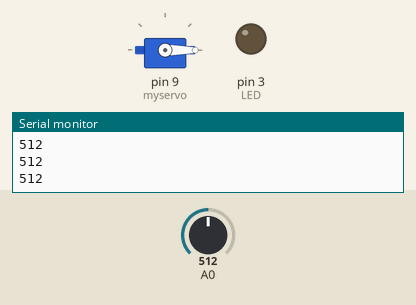
Simulated run of this sketch. Board: Arduino Uno, built with avr-gcc and run on an emulated ATmega328P. Shown: servo, output pins drawn as LEDs (lit = HIGH), the last lines printed to the serial monitor. Inputs (shaded band) come from the test bench; at power-on: A0 = 512.

Above: at 1.2 s.
1.3 s: A0 set to 42
2.8 s: A0 set to 36
At 3.36 s:
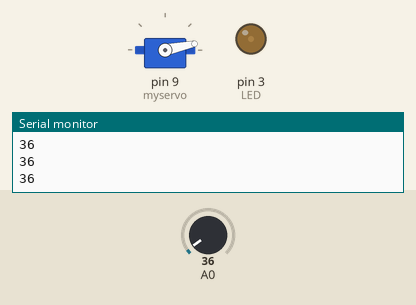
At 8.2 s:
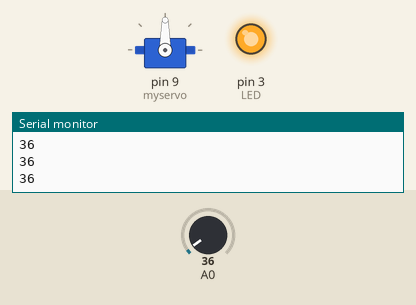
Timing chart, 0 to 9.7 s (numbered marks = the images above; inputs shaded):
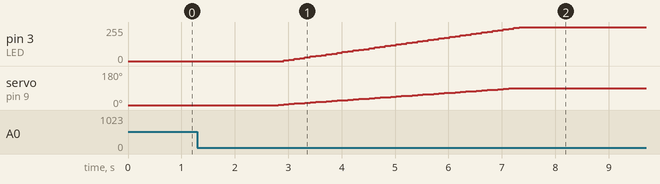

The sketch:

pandora_box.ino
```cpp
// pandora_box

#include <Servo.h>
Servo myservo;
int LED = 3;      //Set the LED light to be digital pin 3
int val = 0;                     // val stores analog ambient light sensor’s value
int pos = 0;
int light =0;

void setup() {
  pinMode(LED,OUTPUT);           // LED is set to be in the output mode
  Serial.begin(9600);            // Baud rate of the serial port is set to be 9600
  myservo.attach(9);             // attach the servo to digital pin 9
  myservo.write(0);              // initial angle is 0
}

void loop() {
  val = analogRead(0);           //read the analog ambient light sensor’s value
  Serial.println(val);           //Check sensor value in serial port // when val is less than the pre-set value, increase the angle
  if(val<40) {
    pos = pos +2;
    if(pos >= 90) {              //The angle should not be more than 90
      pos = 90;
    }
    myservo.write(pos);          //write angle of the servo
    delay(100);                  //As the angle expands, the LED becomes brighter
    light = map(pos,0,90,0,255);
    analogWrite(LED,light);      //write the brightness value
  } else {
    pos = pos -2;                //decrease 2°
    if(pos <= 0) {
    pos = 0;                     //until 0°
    }
    myservo.write(pos);          //write angle of the servo
    delay(100);                  //As the angle shrinks, the LED light becomes darker
    light = map(pos,0,90,0,255);
    analogWrite(LED,light);      //write the brightness value
  }
}
```

Measured:
- the behaviour switches between 40 and 39 on A0 (found by bisection; images 0 and 1)
- after the input at 2.8 s, pin 3 (LED): moves from 0/255 to 255/255 over 4.4 s, starting after 0.11 s; servo on pin 9 (myservo): moves from 0° to 90° over 4.4 s, starting at once
